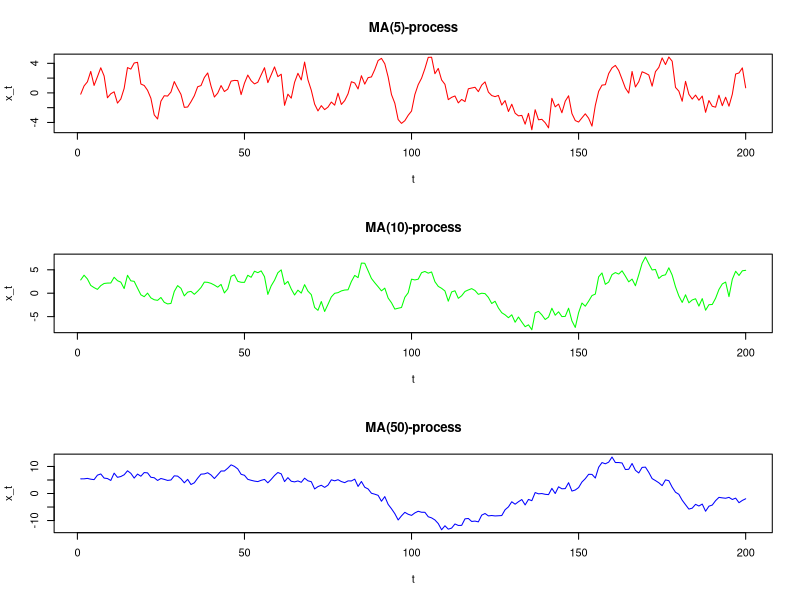
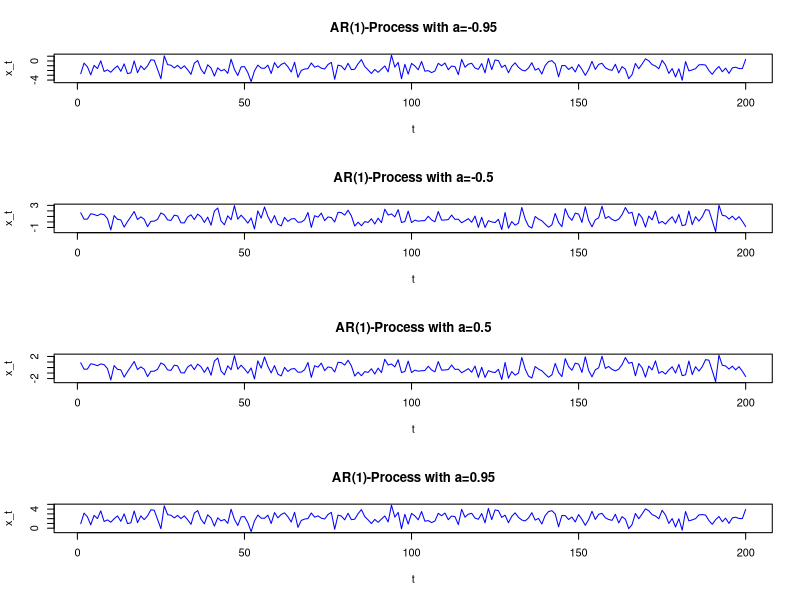
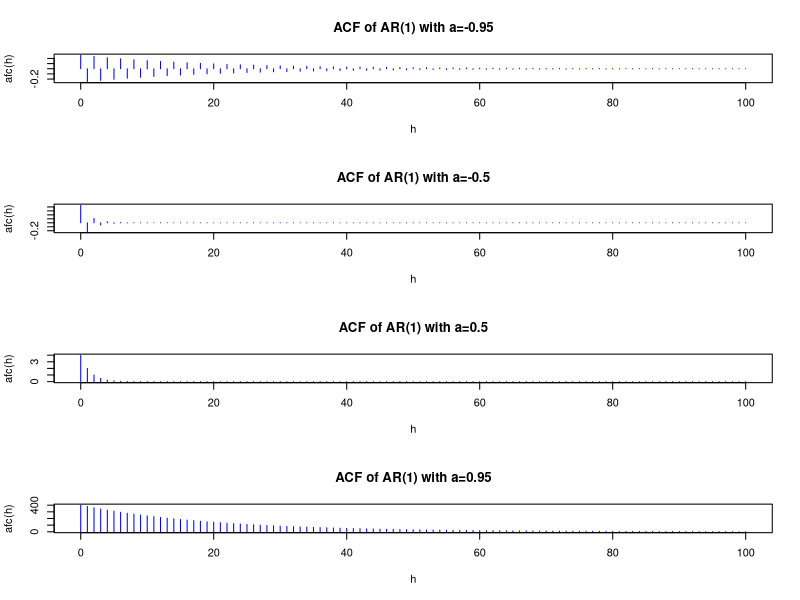
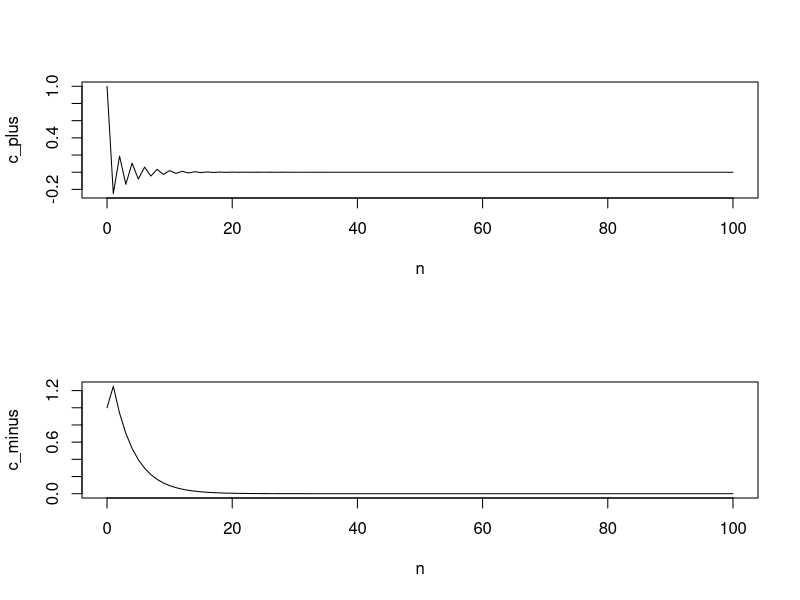
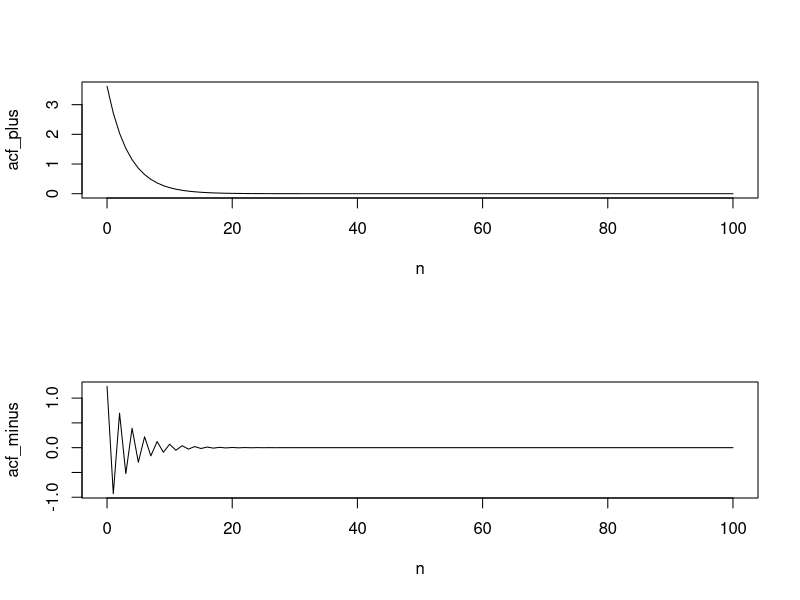

Write the R code that produced these figures, in order.
# Solving problemset 3 in the course 'Zeitreihenanalyse'

# Clearing the workspace to keep professor happy...
rm(list = ls())

#### Exercise 1 ####

gen_moving_average <- function(q, num_t = 200) {
    # Gaussian White Noise is i.i.d. ~N(0,1)
    # Idea: We need observations+q shocks
    set.seed(1)
    epsilon <- rnorm((num_t + q))
    x <- rep(NULL, num_t)
    for (i in 1:num_t) {
        # Is there a vector matrix operation to replace this for-loop?
        x[i] <- sum(epsilon[i:(i + q)])
    }
    return(x)
}

# Writing function to plot the thing:
plot_ma <- function(q, colour="blue", num_t = 200) {
    t_list <- 1:num_t
    x_t <- gen_moving_average(q, num_t)
    plot(t_list, x_t,
        main = paste0("MA(", q, ")-process"),
        ylab = "x_t",
        xlab = "t",
        type = "l",
        col = colour
        )
}

# Building the plot:
par(mfrow = c(3, 1))
plot_ma(5, "red")
plot_ma(10, "green")
plot_ma(50, "blue")
# Note the difference in scale of x_t ... random?


#### Exercise 2 ####

gen_ar1 <- function(a, num_t, tolerance = 0.0001) {
    # AR(1) has MA('inf') representation
    # Cannot draw 'inf' epsilon => find number n
    # s.t. a**n <= tolerance => n = ceiling(log_a(tolerance))
    # as |a| < 1
    n <- ceiling(logb(tolerance, base = abs(a)))
    set.seed(1)
    epsilon_past <- rnorm(n)
    epsilon_future <- rnorm(num_t)
    a_vec <- vector()
    for (i in 1:n) {
        a_vec[i] <- a**i
    }
    x0 <- sum(a_vec * epsilon_past) # x0 (t=-1) is dotproduct of epsilons
    x_vec <- rep(x0, num_t) + epsilon_future
    return(x_vec)
}

# Copied function from above, should really make it more general...
plot_fct <- function(fct, ..., # ... are the inputparameteres for the function
                    colour="blue",
                    main = "Plot of Function:") {

    x_t <- fct(...)
    num_t <- length(x_t)
    t_list <- 1:num_t
    plot(t_list, x_t,
        main = main,
        ylab = "x_t",
        xlab = "t",
        type = "l",
        col = colour
        )
}
a_list <- c(-0.95, -0.5, 0.5, 0.95)
num_t <- 200
par(mfrow = c(length(a_list), 1))
for (a in a_list) {
    plot_fct(gen_ar1, a, num_t,
    main = paste0("AR(1)-Process with a=", a))
}
# Note: The scale changes! Meaning the variance of {x_t} changes

#### Exercise 3 ####

acf_ar1 <- function(a, h_list, sigma=1) {
    acf <- vector()
    # Very ineligant for-loops because of R-syntax
    for (i in seq_along(h_list)) {
        h <- h_list[i]
        acf[i] <- (a**abs(h)) * (sigma**2 / ((1 - a)**2))
    }
    return(acf)
}

h_list <- 0:100
a_list <- c(-0.95, -0.5, 0.5, 0.95)

par(mfrow = c(length(a_list), 1))
for (a in a_list) {
    acf_h <- acf_ar1(a, h_list)
    plot(h_list, acf_h,
        main = paste0("ACF of AR(1) with a=", a),
        ylab = "afc(h)",
        xlab = "h",
        type = "h",
        col = "blue"
        )
}

#### Exercise 4 ####

# For causal ARMA(1,1) Processes:
# A(L)X_t = B(L)eps_t <=> X_t = B(L)/A(L) eps_t =:A(L)C(L)eps_t
# with C(L) = (c0 + c1 * L + c2 * L**2 + ...)
a <- -0.75
b <- 0.5

# First "dry":
c0 <- 1
c1 <- a * c0 + b
c2 <- a * c1
# from c1 on there is a AR(1) representation
c_j <- function(j, a, b) {
    c0 <- 1
    c1 <- c0 * a + b
    return(if (j != 0) a** (j - 1) * c1 else c0)
}
c_j(j = 0, a, b)

n <- 0:100
c_plus <- lapply(n, function(j) c_j(j, a = -0.75, b))
c_minus <- lapply(n, function(j) c_j(j, a = 0.75, b))

# Plotting the result:
par(mfrow = c(2, 1))
plot(n, c_plus, type = "l")
plot(n, c_minus, type = "l")
# The result seems surprising, is it correct?


#### Exercise 5 ####
# acf_arma11 <- function(h, a, b, sigma, tolerance = 0.0001) {
#     print("This specification has a bug!")
#     c_values <- vector()
#     i <- 0
#     while (TRUE) {
#         c_value <- c_j(i, a, b) * c_j(i + h, a, b)
#         if (c_value < tolerance) {
#             break
#         }
#         c_values[i + 1] <- c_value
#         i <- i + 1
#     }
#     return(sigma**2 * sum(c_values))
# }

# acf_arma11(0, -0.75, 0.5, 1)
# acf_arma11(1, -0.75, 0.5, 1) # Should be <0
# acf_arma11(2, -0.75, 0.5, 1)
# acf_arma11(3, -0.75, 0.5, 1) # Should be <0
# acf_many <- lapply(0:100, function(h) acf_arma11(h, -0.75, 0.5, 1))
# acf_many

# Stealing from formular/python spec:
acf_arma11 <- function(h, a, b, sigma, tolerance = 0.0001) {
    return(sigma**2 * a** (h - 1) * (b + a + (b + a)**2 * a / (1 - a**2)))
}

# Assigning values
n <- 0:100
acf_plus <- lapply(n,
            function(h) acf_arma11(h, a = 0.75, b = 0.25, sigma = 1))
acf_minus <- lapply(n,
            function(h) acf_arma11(h, a = -0.75, b = 0.25, sigma = 1))


par(mfrow = c(2, 1))
plot(n, acf_plus, type = "l")
plot(n, acf_minus, type = "l")

